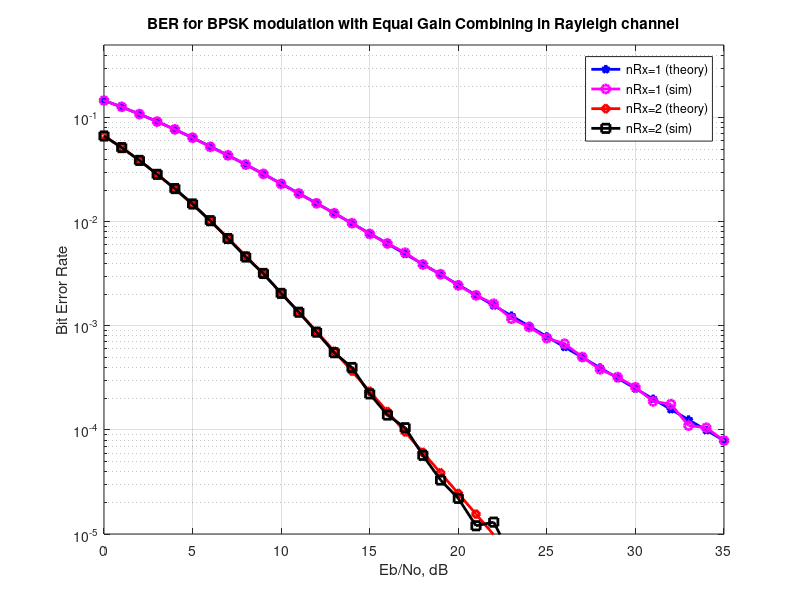

The MATLAB source for this figure:
clear
N = 10^6; % number of bits or symbols

% Transmitter
ip = rand(1,N)>0.5; % generating 0,1 with equal probability
s = 2*ip-1; % BPSK modulation 0 -> -1; 1 -> 0

nRx =  [1 2];
Eb_N0_dB = [0:35]; % multiple Eb/N0 values

for jj = 1:length(nRx)

    for ii = 1:length(Eb_N0_dB)

        n = 1/sqrt(2)*[randn(nRx(jj),N) + j*randn(nRx(jj),N)]; % white gaussian noise, 0dB variance
        h = 1/sqrt(2)*[randn(nRx(jj),N) + j*randn(nRx(jj),N)]; % Rayleigh channel

        % Channel and noise Noise addition
        symbolMatrix = kron(ones(nRx(jj),1),s);
        y = h.*symbolMatrix + 10^(-Eb_N0_dB(ii)/20)*n;

        % equalization with equal gain combining
        yHat = y.*exp(-j*angle(h)); % removing the phase of the channel
        yHat = sum(yHat,1); % adding values from all the receive chains

        % receiver - hard decision decoding
        ipHat = real(yHat)>0;

        % counting the errors
        nErr(jj,ii) = size(find([ip- ipHat]),2);

    end

end

simBer = nErr/N; % simulated ber
EbN0Lin = 10.^(Eb_N0_dB/10);
theoryBer_nRx1 = 0.5.*(1-1*(1+1./EbN0Lin).^(-0.5)); 
theoryBer_nRx2 = 0.5*(1 - sqrt(EbN0Lin.*(EbN0Lin+2))./(EbN0Lin+1) );

% plot
close all
figure

semilogy(Eb_N0_dB,theoryBer_nRx1,'bp-','LineWidth',2);
hold on
semilogy(Eb_N0_dB,simBer(1,:),'mo-','LineWidth',2);
semilogy(Eb_N0_dB,theoryBer_nRx2,'rd-','LineWidth',2);
semilogy(Eb_N0_dB,simBer(2,:),'ks-','LineWidth',2);
axis([0 35 10^-5 0.5])
grid on
legend('nRx=1 (theory)', 'nRx=1 (sim)', 'nRx=2 (theory)', 'nRx=2 (sim)');
xlabel('Eb/No, dB');
ylabel('Bit Error Rate');
title('BER for BPSK modulation with Equal Gain Combining in Rayleigh channel');
